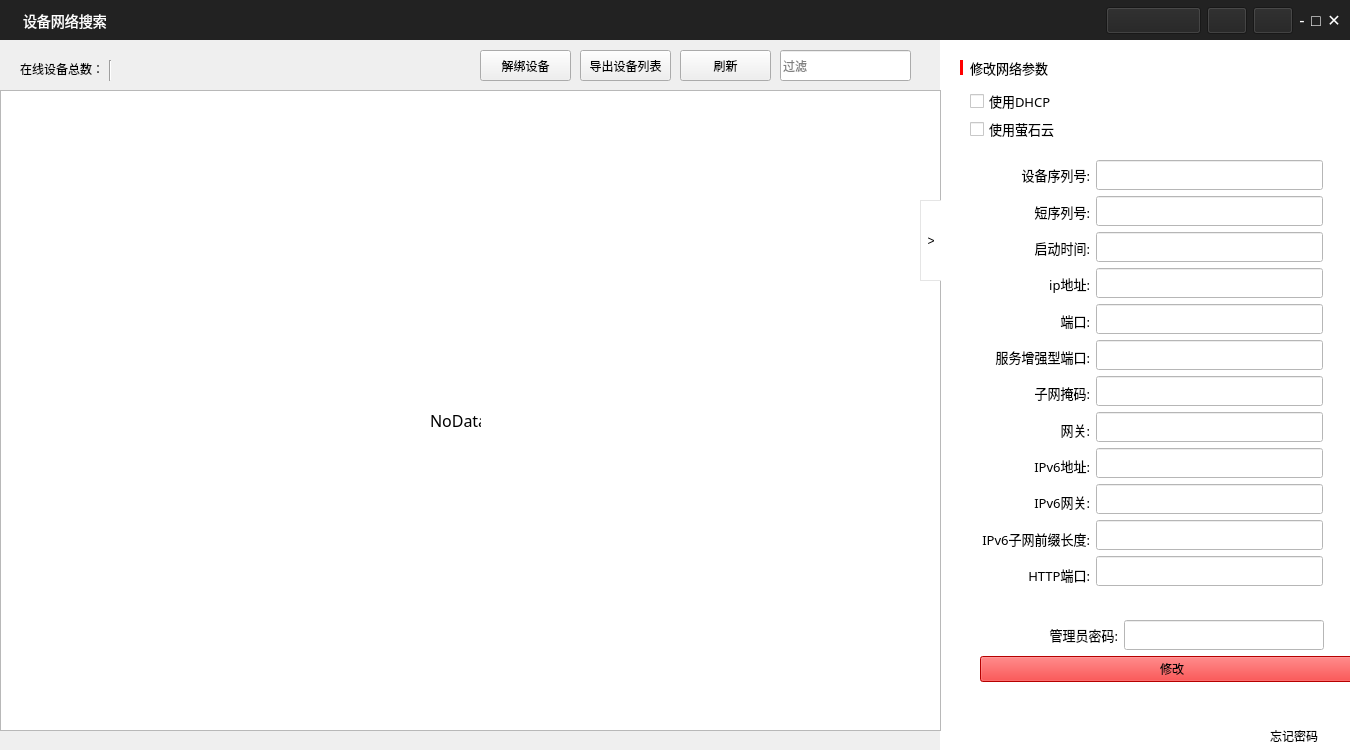
<?xml version="1.0" encoding="UTF-8"?>
<ui version="4.0">
 <class>MainWindow</class>
 <widget class="QMainWindow" name="MainWindow">
  <property name="enabled">
   <bool>true</bool>
  </property>
  <property name="geometry">
   <rect>
    <x>0</x>
    <y>0</y>
    <width>1350</width>
    <height>750</height>
   </rect>
  </property>
  <property name="sizePolicy">
   <sizepolicy hsizetype="Expanding" vsizetype="Expanding">
    <horstretch>0</horstretch>
    <verstretch>0</verstretch>
   </sizepolicy>
  </property>
  <property name="minimumSize">
   <size>
    <width>1300</width>
    <height>750</height>
   </size>
  </property>
  <property name="baseSize">
   <size>
    <width>1300</width>
    <height>750</height>
   </size>
  </property>
  <property name="windowTitle">
   <string notr="true">设备网络搜索</string>
  </property>
  <property name="windowIcon">
   <iconset resource="images.qrc">
    <normaloff>:/images/title_white.png</normaloff>:/images/title_white.png</iconset>
  </property>
  <property name="styleSheet">
   <string notr="true">background-color: white;
QMainWindow{border: 5px solid black;}</string>
  </property>
  <widget class="QWidget" name="centralwidget">
   <property name="styleSheet">
    <string notr="true">QWidget#centralwidget { margin: 5px; }</string>
   </property>
   <widget class="QWidget" name="titleBar" native="true">
    <property name="geometry">
     <rect>
      <x>0</x>
      <y>0</y>
      <width>1350</width>
      <height>40</height>
     </rect>
    </property>
    <property name="styleSheet">
     <string notr="true">background-color: #222222;</string>
    </property>
    <widget class="QWidget" name="layoutWidget">
     <property name="geometry">
      <rect>
       <x>10</x>
       <y>5</y>
       <width>1331</width>
       <height>32</height>
      </rect>
     </property>
     <layout class="QHBoxLayout" name="horizontalLayout_3">
      <item>
       <widget class="QLabel" name="titleIcon">
        <property name="styleSheet">
         <string notr="true">background-image: url(:/images/baio.png);</string>
        </property>
        <property name="text">
         <string/>
        </property>
        <property name="pixmap">
         <pixmap resource="images.qrc">:/images/ima.png</pixmap>
        </property>
        <property name="scaledContents">
         <bool>true</bool>
        </property>
       </widget>
      </item>
      <item>
       <widget class="QLabel" name="titleText">
        <property name="styleSheet">
         <string notr="true">color: white; font-size: 14px;</string>
        </property>
        <property name="text">
         <string>设备网络搜索</string>
        </property>
       </widget>
      </item>
      <item>
       <spacer name="horizontalSpacer_2">
        <property name="orientation">
         <enum>Qt::Horizontal</enum>
        </property>
        <property name="sizeHint" stdset="0">
         <size>
          <width>40</width>
          <height>20</height>
         </size>
        </property>
       </spacer>
      </item>
      <item>
       <widget class="QPushButton" name="pushButton_8">
        <property name="minimumSize">
         <size>
          <width>95</width>
          <height>27</height>
         </size>
        </property>
        <property name="styleSheet">
         <string notr="true">background-image: url(:/images/bt1.png);</string>
        </property>
        <property name="text">
         <string/>
        </property>
       </widget>
      </item>
      <item>
       <widget class="QPushButton" name="pushButton_7">
        <property name="minimumSize">
         <size>
          <width>0</width>
          <height>27</height>
         </size>
        </property>
        <property name="sizeIncrement">
         <size>
          <width>30</width>
          <height>30</height>
         </size>
        </property>
        <property name="styleSheet">
         <string notr="true">QPushButton#pushButton_7 { background-image: url(:/images/bt2.png); } QPushButton#pushButton_7:hover { background-image: url(:/images/bt3.png); }</string>
        </property>
        <property name="text">
         <string/>
        </property>
       </widget>
      </item>
      <item>
       <widget class="QPushButton" name="pushButton_6">
        <property name="minimumSize">
         <size>
          <width>0</width>
          <height>27</height>
         </size>
        </property>
        <property name="styleSheet">
         <string notr="true">QPushButton#pushButton_6 { background-image: url(:/images/bt4.png); } QPushButton#pushButton_6:hover { background-image: url(:/images/bt5.png); }</string>
        </property>
        <property name="text">
         <string/>
        </property>
       </widget>
      </item>
      <item>
       <widget class="QPushButton" name="minimizeButton">
        <property name="styleSheet">
         <string notr="true">QPushButton { color: white; border: none; font-size: 16px; } QPushButton:hover { background-color: #555; }</string>
        </property>
        <property name="text">
         <string>-</string>
        </property>
       </widget>
      </item>
      <item>
       <widget class="QPushButton" name="maximizeButton">
        <property name="styleSheet">
         <string notr="true">QPushButton { color: white; border: none; font-size: 16px; } QPushButton:hover { background-color: #555; }</string>
        </property>
        <property name="text">
         <string>□</string>
        </property>
       </widget>
      </item>
      <item>
       <widget class="QPushButton" name="closeButton">
        <property name="styleSheet">
         <string notr="true">QPushButton { color: white; border: none; font-size: 16px; } QPushButton:hover { background-color: #E81123; }</string>
        </property>
        <property name="text">
         <string>✕</string>
        </property>
       </widget>
      </item>
     </layout>
    </widget>
   </widget>
   <widget class="QLabel" name="label">
    <property name="geometry">
     <rect>
      <x>20</x>
      <y>60</y>
      <width>171</width>
      <height>18</height>
     </rect>
    </property>
    <property name="text">
     <string>在线设备总数：</string>
    </property>
   </widget>
   <widget class="QWidget" name="widget_side" native="true">
    <property name="geometry">
     <rect>
      <x>940</x>
      <y>40</y>
      <width>411</width>
      <height>721</height>
     </rect>
    </property>
    <property name="styleSheet">
     <string notr="true">background-color: white;</string>
    </property>
    <widget class="QLabel" name="tilabel">
     <property name="geometry">
      <rect>
       <x>30</x>
       <y>20</y>
       <width>101</width>
       <height>16</height>
      </rect>
     </property>
     <property name="font">
      <font>
       <family>Agency FB</family>
       <pointsize>10</pointsize>
      </font>
     </property>
     <property name="text">
      <string>修改网络参数</string>
     </property>
    </widget>
    <widget class="QLabel" name="label_2">
     <property name="geometry">
      <rect>
       <x>20</x>
       <y>20</y>
       <width>3</width>
       <height>15</height>
      </rect>
     </property>
     <property name="styleSheet">
      <string notr="true">background-color: red;</string>
     </property>
     <property name="text">
      <string/>
     </property>
    </widget>
    <widget class="QLabel" name="label_18">
     <property name="geometry">
      <rect>
       <x>330</x>
       <y>690</y>
       <width>54</width>
       <height>12</height>
      </rect>
     </property>
     <property name="text">
      <string>忘记密码</string>
     </property>
    </widget>
    <widget class="QWidget" name="layoutWidget">
     <property name="geometry">
      <rect>
       <x>30</x>
       <y>50</y>
       <width>102</width>
       <height>50</height>
      </rect>
     </property>
     <layout class="QVBoxLayout" name="verticalLayout_3">
      <item>
       <widget class="QCheckBox" name="checkBox_3">
        <property name="font">
         <font>
          <family>宋体</family>
          <pointsize>10</pointsize>
         </font>
        </property>
        <property name="text">
         <string>使用DHCP</string>
        </property>
       </widget>
      </item>
      <item>
       <widget class="QCheckBox" name="checkBox_4">
        <property name="font">
         <font>
          <family>宋体</family>
          <pointsize>10</pointsize>
         </font>
        </property>
        <property name="text">
         <string>使用萤石云</string>
        </property>
       </widget>
      </item>
     </layout>
    </widget>
    <widget class="QWidget" name="layoutWidget">
     <property name="geometry">
      <rect>
       <x>42</x>
       <y>120</y>
       <width>341</width>
       <height>430</height>
      </rect>
     </property>
     <layout class="QHBoxLayout" name="horizontalLayout_2">
      <item>
       <layout class="QVBoxLayout" name="verticalLayout_2">
        <item>
         <widget class="QLabel" name="label_3">
          <property name="font">
           <font>
            <family>宋体</family>
            <pointsize>10</pointsize>
           </font>
          </property>
          <property name="text">
           <string>设备序列号:</string>
          </property>
          <property name="alignment">
           <set>Qt::AlignRight|Qt::AlignTrailing|Qt::AlignVCenter</set>
          </property>
         </widget>
        </item>
        <item>
         <widget class="QLabel" name="label_6">
          <property name="font">
           <font>
            <family>宋体</family>
            <pointsize>10</pointsize>
           </font>
          </property>
          <property name="text">
           <string>短序列号:</string>
          </property>
          <property name="alignment">
           <set>Qt::AlignRight|Qt::AlignTrailing|Qt::AlignVCenter</set>
          </property>
         </widget>
        </item>
        <item>
         <widget class="QLabel" name="label_7">
          <property name="font">
           <font>
            <family>宋体</family>
            <pointsize>10</pointsize>
           </font>
          </property>
          <property name="text">
           <string>启动时间:</string>
          </property>
          <property name="alignment">
           <set>Qt::AlignRight|Qt::AlignTrailing|Qt::AlignVCenter</set>
          </property>
         </widget>
        </item>
        <item>
         <widget class="QLabel" name="label_8">
          <property name="font">
           <font>
            <family>宋体</family>
            <pointsize>10</pointsize>
           </font>
          </property>
          <property name="text">
           <string>ip地址:</string>
          </property>
          <property name="alignment">
           <set>Qt::AlignRight|Qt::AlignTrailing|Qt::AlignVCenter</set>
          </property>
         </widget>
        </item>
        <item>
         <widget class="QLabel" name="label_9">
          <property name="font">
           <font>
            <family>宋体</family>
            <pointsize>10</pointsize>
           </font>
          </property>
          <property name="text">
           <string>端口:</string>
          </property>
          <property name="alignment">
           <set>Qt::AlignRight|Qt::AlignTrailing|Qt::AlignVCenter</set>
          </property>
         </widget>
        </item>
        <item>
         <widget class="QLabel" name="label_10">
          <property name="font">
           <font>
            <family>宋体</family>
            <pointsize>10</pointsize>
           </font>
          </property>
          <property name="text">
           <string>服务增强型端口:</string>
          </property>
          <property name="alignment">
           <set>Qt::AlignRight|Qt::AlignTrailing|Qt::AlignVCenter</set>
          </property>
         </widget>
        </item>
        <item>
         <widget class="QLabel" name="label_11">
          <property name="font">
           <font>
            <family>宋体</family>
            <pointsize>10</pointsize>
           </font>
          </property>
          <property name="text">
           <string>子网掩码:</string>
          </property>
          <property name="alignment">
           <set>Qt::AlignRight|Qt::AlignTrailing|Qt::AlignVCenter</set>
          </property>
         </widget>
        </item>
        <item>
         <widget class="QLabel" name="label_12">
          <property name="font">
           <font>
            <family>宋体</family>
            <pointsize>10</pointsize>
           </font>
          </property>
          <property name="text">
           <string>网关:</string>
          </property>
          <property name="alignment">
           <set>Qt::AlignRight|Qt::AlignTrailing|Qt::AlignVCenter</set>
          </property>
         </widget>
        </item>
        <item>
         <widget class="QLabel" name="label_13">
          <property name="font">
           <font>
            <family>宋体</family>
            <pointsize>10</pointsize>
           </font>
          </property>
          <property name="text">
           <string>IPv6地址:</string>
          </property>
          <property name="alignment">
           <set>Qt::AlignRight|Qt::AlignTrailing|Qt::AlignVCenter</set>
          </property>
         </widget>
        </item>
        <item>
         <widget class="QLabel" name="label_14">
          <property name="font">
           <font>
            <family>宋体</family>
            <pointsize>10</pointsize>
           </font>
          </property>
          <property name="text">
           <string>IPv6网关:</string>
          </property>
          <property name="alignment">
           <set>Qt::AlignRight|Qt::AlignTrailing|Qt::AlignVCenter</set>
          </property>
         </widget>
        </item>
        <item>
         <widget class="QLabel" name="label_15">
          <property name="font">
           <font>
            <family>宋体</family>
            <pointsize>10</pointsize>
           </font>
          </property>
          <property name="text">
           <string>IPv6子网前缀长度:</string>
          </property>
          <property name="alignment">
           <set>Qt::AlignRight|Qt::AlignTrailing|Qt::AlignVCenter</set>
          </property>
         </widget>
        </item>
        <item>
         <widget class="QLabel" name="label_16">
          <property name="font">
           <font>
            <family>宋体</family>
            <pointsize>10</pointsize>
           </font>
          </property>
          <property name="text">
           <string>HTTP端口:</string>
          </property>
          <property name="alignment">
           <set>Qt::AlignRight|Qt::AlignTrailing|Qt::AlignVCenter</set>
          </property>
         </widget>
        </item>
       </layout>
      </item>
      <item>
       <layout class="QVBoxLayout" name="verticalLayout">
        <item>
         <widget class="QLineEdit" name="lineEdit">
          <property name="minimumSize">
           <size>
            <width>200</width>
            <height>30</height>
           </size>
          </property>
         </widget>
        </item>
        <item>
         <widget class="QLineEdit" name="lineEdit_2">
          <property name="minimumSize">
           <size>
            <width>200</width>
            <height>30</height>
           </size>
          </property>
         </widget>
        </item>
        <item>
         <widget class="QLineEdit" name="lineEdit_3">
          <property name="minimumSize">
           <size>
            <width>200</width>
            <height>30</height>
           </size>
          </property>
         </widget>
        </item>
        <item>
         <widget class="QLineEdit" name="lineEdit_4">
          <property name="minimumSize">
           <size>
            <width>200</width>
            <height>30</height>
           </size>
          </property>
         </widget>
        </item>
        <item>
         <widget class="QLineEdit" name="lineEdit_5">
          <property name="minimumSize">
           <size>
            <width>200</width>
            <height>30</height>
           </size>
          </property>
         </widget>
        </item>
        <item>
         <widget class="QLineEdit" name="lineEdit_6">
          <property name="minimumSize">
           <size>
            <width>200</width>
            <height>30</height>
           </size>
          </property>
         </widget>
        </item>
        <item>
         <widget class="QLineEdit" name="lineEdit_7">
          <property name="minimumSize">
           <size>
            <width>200</width>
            <height>30</height>
           </size>
          </property>
         </widget>
        </item>
        <item>
         <widget class="QLineEdit" name="lineEdit_8">
          <property name="minimumSize">
           <size>
            <width>200</width>
            <height>30</height>
           </size>
          </property>
         </widget>
        </item>
        <item>
         <widget class="QLineEdit" name="lineEdit_9">
          <property name="minimumSize">
           <size>
            <width>200</width>
            <height>30</height>
           </size>
          </property>
         </widget>
        </item>
        <item>
         <widget class="QLineEdit" name="lineEdit_10">
          <property name="minimumSize">
           <size>
            <width>200</width>
            <height>30</height>
           </size>
          </property>
         </widget>
        </item>
        <item>
         <widget class="QLineEdit" name="lineEdit_11">
          <property name="minimumSize">
           <size>
            <width>200</width>
            <height>30</height>
           </size>
          </property>
         </widget>
        </item>
        <item>
         <widget class="QLineEdit" name="lineEdit_12">
          <property name="minimumSize">
           <size>
            <width>200</width>
            <height>30</height>
           </size>
          </property>
         </widget>
        </item>
       </layout>
      </item>
     </layout>
    </widget>
    <widget class="QWidget" name="layoutWidget">
     <property name="geometry">
      <rect>
       <x>40</x>
       <y>560</y>
       <width>384</width>
       <height>126</height>
      </rect>
     </property>
     <layout class="QGridLayout" name="gridLayout">
      <item row="0" column="0" colspan="2">
       <widget class="QLabel" name="label_5">
        <property name="styleSheet">
         <string notr="true">background-image: url(:/images/44.png);</string>
        </property>
        <property name="text">
         <string/>
        </property>
       </widget>
      </item>
      
      <item row="2" column="0">
       <spacer name="horizontalSpacer">
        <property name="orientation">
         <enum>Qt::Horizontal</enum>
        </property>
        <property name="sizeHint" stdset="0">
         <size>
          <width>38</width>
          <height>20</height>
         </size>
        </property>
       </spacer>
      </item>
      <item row="2" column="1">
       <layout class="QHBoxLayout" name="horizontalLayout">
        <item>
         <widget class="QLabel" name="label_17">
          <property name="font">
           <font>
            <family>宋体</family>
            <pointsize>10</pointsize>
           </font>
          </property>
          <property name="text">
           <string>管理员密码:</string>
          </property>
          <property name="alignment">
           <set>Qt::AlignRight|Qt::AlignTrailing|Qt::AlignVCenter</set>
          </property>
         </widget>
        </item>
        <item>
         <widget class="QLineEdit" name="lineEdit_13">
          <property name="minimumSize">
           <size>
            <width>200</width>
            <height>30</height>
           </size>
          </property>
          <property name="echoMode">
           <enum>QLineEdit::Password</enum>
          </property>
         </widget>
        </item>
        <item>
         <spacer name="horizontalSpacer_3">
          <property name="orientation">
           <enum>Qt::Horizontal</enum>
          </property>
          <property name="sizeHint" stdset="0">
           <size>
            <width>40</width>
            <height>20</height>
           </size>
          </property>
         </spacer>
        </item>
       </layout>
      </item>
      <item row="3" column="0" colspan="2">
       <widget class="QPushButton" name="pushButton_2">
        <property name="styleSheet">
         <string notr="true">background-color: red;</string>
        </property>
        <property name="text">
         <string>修改</string>
        </property>
       </widget>
      </item>
      <item row="4" column="0" colspan="2">
       <spacer name="verticalSpacer_bottom">
        <property name="orientation">
         <enum>Qt::Vertical</enum>
        </property>
        <property name="sizeHint" stdset="0">
         <size>
          <width>20</width>
          <height>40</height>
         </size>
        </property>
       </spacer>
      </item>
     </layout>
    </widget>
   </widget>
   <widget class="QPushButton" name="pushButton">
    <property name="geometry">
     <rect>
      <x>920</x>
      <y>200</y>
      <width>21</width>
      <height>81</height>
     </rect>
    </property>
    <property name="styleSheet">
     <string notr="true">background: white;
border: 1px solid #e5e5e5;
border-right: none;
border-radius: 0px;</string>
    </property>
    <property name="text">
     <string>&gt;</string>
    </property>
   </widget>
   <widget class="StripedTableWidget" name="tableWidget">
    <property name="geometry">
     <rect>
      <x>0</x>
      <y>90</y>
      <width>941</width>
      <height>641</height>
     </rect>
    </property>
    <property name="styleSheet">
     <string notr="true"/>
    </property>
    <property name="editTriggers">
     <set>QAbstractItemView::NoEditTriggers</set>
    </property>
    <property name="dragDropMode">
     <enum>QAbstractItemView::InternalMove</enum>
    </property>
    <property name="alternatingRowColors">
     <bool>true</bool>
    </property>
    <property name="selectionBehavior">
     <enum>QAbstractItemView::SelectRows</enum>
    </property>
    <property name="showGrid">
     <bool>false</bool>
    </property>
    <property name="wordWrap">
     <bool>false</bool>
    </property>
    <attribute name="verticalHeaderVisible">
     <bool>false</bool>
    </attribute>
   </widget>
   <widget class="QLabel" name="nolabel">
    <property name="geometry">
     <rect>
      <x>430</x>
      <y>410</y>
      <width>51</width>
      <height>21</height>
     </rect>
    </property>
    <property name="font">
     <font>
      <family>楷体</family>
      <pointsize>12</pointsize>
     </font>
    </property>
    <property name="text">
     <string>NoData</string>
    </property>
   </widget>
   <widget class="QLineEdit" name="lineEdit_14">
    <property name="geometry">
     <rect>
      <x>780</x>
      <y>50</y>
      <width>131</width>
      <height>31</height>
     </rect>
    </property>
    <property name="text">
     <string/>
    </property>
    <property name="placeholderText">
     <string>过滤</string>
    </property>
   </widget>
   <widget class="QPushButton" name="pushButton_3">
    <property name="geometry">
     <rect>
      <x>680</x>
      <y>50</y>
      <width>91</width>
      <height>31</height>
     </rect>
    </property>
    <property name="text">
     <string>刷新</string>
    </property>
   </widget>
   <widget class="QPushButton" name="pushButton_4">
    <property name="geometry">
     <rect>
      <x>580</x>
      <y>50</y>
      <width>91</width>
      <height>31</height>
     </rect>
    </property>
    <property name="text">
     <string>导出设备列表</string>
    </property>
   </widget>
   <widget class="QPushButton" name="pushButton_5">
    <property name="geometry">
     <rect>
      <x>480</x>
      <y>50</y>
      <width>91</width>
      <height>31</height>
     </rect>
    </property>
    <property name="text">
     <string>解绑设备</string>
    </property>
   </widget>
   <widget class="Line" name="line">
    <property name="geometry">
     <rect>
      <x>100</x>
      <y>60</y>
      <width>20</width>
      <height>21</height>
     </rect>
    </property>
    <property name="orientation">
     <enum>Qt::Vertical</enum>
    </property>
   </widget>
   <widget class="QLabel" name="label_4">
    <property name="geometry">
     <rect>
      <x>120</x>
      <y>50</y>
      <width>41</width>
      <height>31</height>
     </rect>
    </property>
    <property name="styleSheet">
     <string notr="true">background-image: url(:/images/33.png);</string>
    </property>
    <property name="text">
     <string/>
    </property>
   </widget>
   <zorder>widget_side</zorder>
   <zorder>label</zorder>
   <zorder>tableWidget</zorder>
   <zorder>pushButton</zorder>
   <zorder>nolabel</zorder>
   <zorder>lineEdit_14</zorder>
   <zorder>pushButton_3</zorder>
   <zorder>pushButton_4</zorder>
   <zorder>pushButton_5</zorder>
   <zorder>titleBar</zorder>
   <zorder>line</zorder>
   <zorder>label_4</zorder>
  </widget>
 </widget>
 <customwidgets>
  <customwidget>
   <class>StripedTableWidget</class>
   <extends>QTableWidget</extends>
   <header location="global">stripedtablewidget.h</header>
  </customwidget>
 </customwidgets>
 <resources>
  <include location="images.qrc"/>
 </resources>
 <connections/>
</ui>
